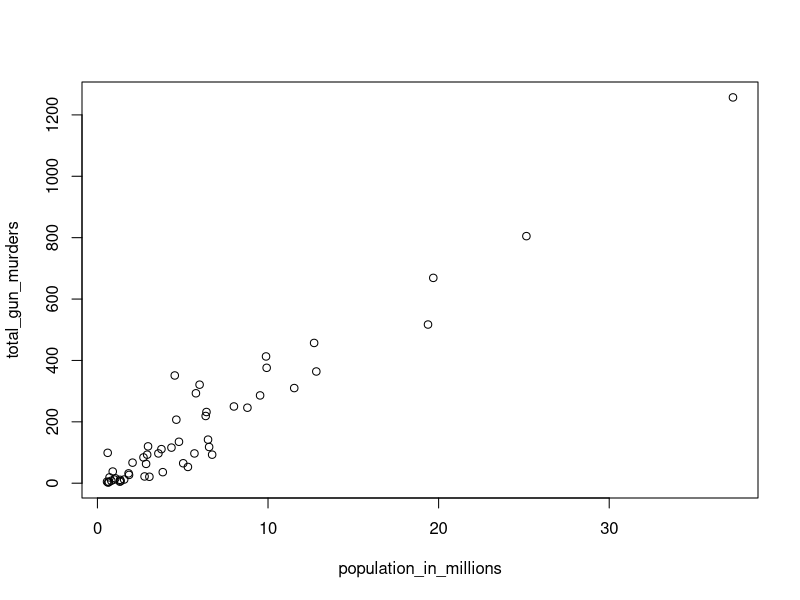
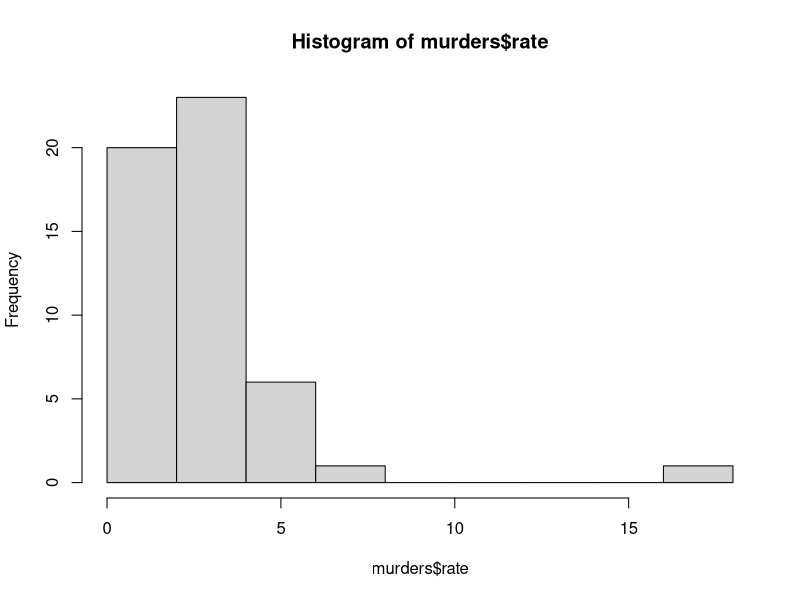
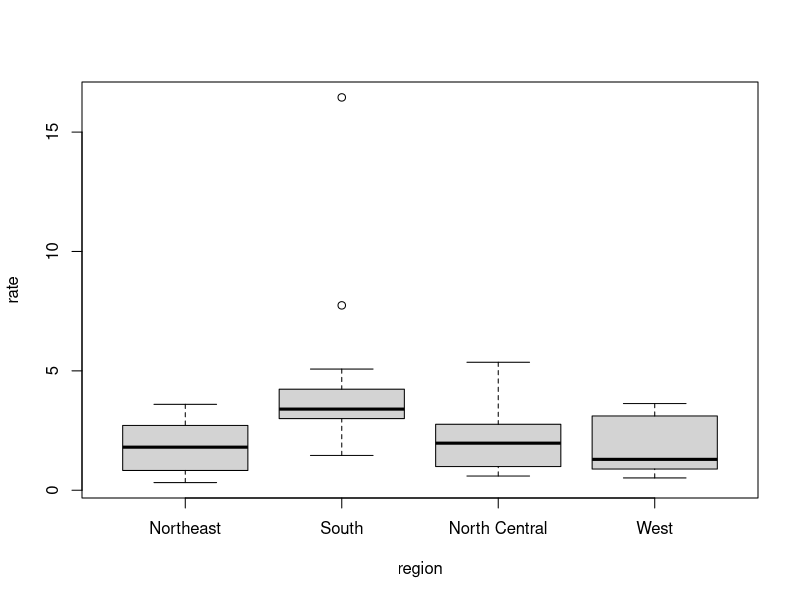

These charts were generated, in order, by the following R code:
## Indexing 

# loading the dslabs package and the murders dataset
library(dslabs)
data(murders)
# adding murder rate variable
murder_rate <- murders$total / murders$population * 100000

## Indexing

# We can use logicals to index vectors
index <- murder_rate <=0.71
index
murders$state[index]
# we can also sum an index to see how many TRUEs exist
sum(index)

# we can use & to find states which meet both requirements
west <- murders$region  == "West"
safe <- murder_rate <= 1
murders$state[west & safe]


## Indexing Functions

# "which" gives us the entries of a vector which are true
# in other words, it tells us directly which entries meet a criteria
x <- c(FALSE, TRUE, FALSE, TRUE, TRUE, FALSE)
which(x)
# this is good when the vector is very long, so we only want the indices
index <- which(murders$state == "Massachusetts")
index
murder_rate[index]

# match looks for entries in a vector and gives us the indexes needed for them
index <- match(c("New York", "Florida", "Texas"), murders$state)
index
murders$state[index]
murder_rate[index]

# %in% tells us whether each element of the first vector is in a second vector
# this does not give us the index
x <- c("a", "b", "c", "d", "e")
y <- c("a", "d", "x")
y %in% x

c("Boston", "Dakota", "Washington") %in% murders$state

## Basic Data Wrangling

install.packages("dplyr")
library(dplyr)

# dplyr allows us to perform common data operations easily

# we first need to add the murder rate variable to our data frame using mutate
# this takes the df as the first argument and the name and value as the second
murders <- mutate(murders,rate=total/population*100000)
# the function knows that total and population are in the data frame
head(murders)

# we can also filter the data table to show certain entries
filter(murders,rate <= 0.71)

# select allows us to only work with specific columns
new_table <- select(murders,state,region,rate)
filter(new_table,rate <= 0.71)

# instead of defining a new object, we can use the pipe, %>%
# the pipe basically passes the result of one function into another
murders %>% select(state,region,rate) %>% filter(rate<=0.71)

## Creating Data Frames

# to create a data frame, we use the data.frame function
grades <- data.frame(names=c("John","Juan","Jean","Yao"),
                     exam_1=c(95,80,90,85),
                     exam_2=c(90,85,85,90))
grades
# if we want to avoid characters being turned into classes
# (which does not happen on R 4.0 by default)
# we can add stringsAsFactors = FALSE as an argument

## Basic Plots

# to create a basic scatter plot, we first must create the two variables

population_in_millions <- murders$population/1000000
total_gun_murders <- murders$total
plot(population_in_millions, total_gun_murders)

# histograms simply need a variable
hist(murders$rate)

# boxplots can be split by a factor using ~
boxplot(rate~region, data=murders)
